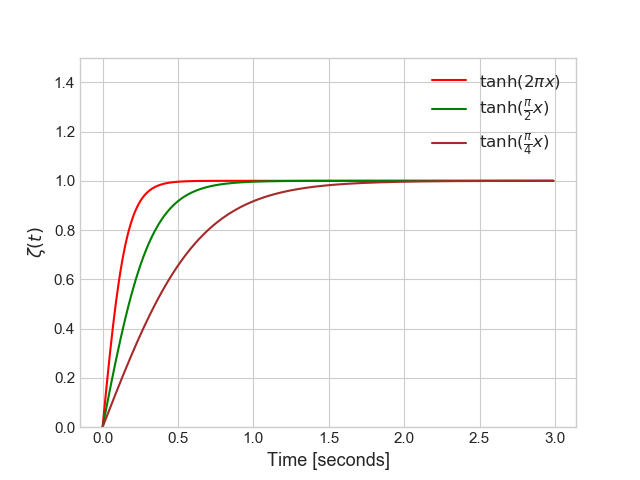

The Python source for this figure:
import pandas as pd
import matplotlib.pyplot as plt
import numpy as np
plt.style.use('seaborn-whitegrid')

x = np.arange(0,3,0.01)
plt.plot(x, np.tanh(2*3.1415*x), c='red',  label=r'$\tanh(2\pi x)$')
plt.plot(x, np.tanh(3.1415*x), c='green',  label=r'$\tanh(\frac{\pi}{2} x)$')
plt.plot(x, np.tanh(3.1415/2*x), c='brown',  label=r'$\tanh(\frac{\pi}{4} x)$')
plt.ylim([0,1.5])
plt.xlabel('Time [seconds]', fontsize=13)
plt.ylabel(r"$\zeta(t)$", fontsize=13)
plt.legend(fontsize=12)
plt.tick_params(axis='both', which='major', labelsize=11)
plt.savefig('zeta.png')
plt.show()








